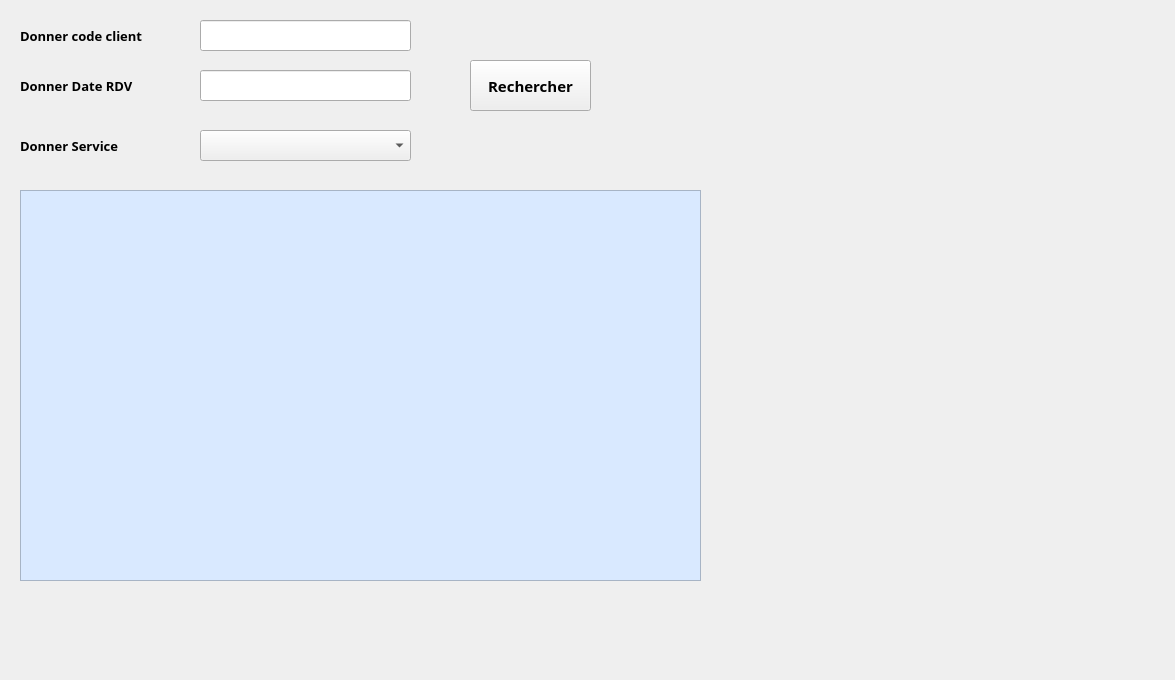
         <widget class="QWidget" name="tab_11">
          <attribute name="title">
           <string>Rechercher Client</string>
          </attribute>
          <widget class="QLabel" name="label_14">
           <property name="geometry">
            <rect>
             <x>20</x>
             <y>20</y>
             <width>171</width>
             <height>31</height>
            </rect>
           </property>
           <property name="font">
            <font>
             <family>Script MT Bold</family>
             <pointsize>10</pointsize>
             <weight>75</weight>
             <bold>true</bold>
            </font>
           </property>
           <property name="text">
            <string>Donner code client </string>
           </property>
          </widget>
          <widget class="QLineEdit" name="coderech">
           <property name="geometry">
            <rect>
             <x>200</x>
             <y>20</y>
             <width>211</width>
             <height>31</height>
            </rect>
           </property>
          </widget>
          <widget class="QPushButton" name="pbrecherchermariem">
           <property name="geometry">
            <rect>
             <x>470</x>
             <y>60</y>
             <width>121</width>
             <height>51</height>
            </rect>
           </property>
           <property name="font">
            <font>
             <family>Script MT Bold</family>
             <pointsize>11</pointsize>
             <weight>75</weight>
             <bold>true</bold>
            </font>
           </property>
           <property name="text">
            <string>Rechercher</string>
           </property>
          </widget>
          <widget class="QTableView" name="tabrech">
           <property name="geometry">
            <rect>
             <x>20</x>
             <y>190</y>
             <width>681</width>
             <height>391</height>
            </rect>
           </property>
           <property name="font">
            <font>
             <family>Script MT Bold</family>
             <weight>75</weight>
             <bold>true</bold>
            </font>
           </property>
           <property name="styleSheet">
            <string notr="true">background-color: rgb(217, 233, 255);</string>
           </property>
          </widget>
          <widget class="QLabel" name="backgroundrech">
           <property name="geometry">
            <rect>
             <x>5</x>
             <y>-5</y>
             <width>1161</width>
             <height>671</height>
            </rect>
           </property>
           <property name="text">
            <string/>
           </property>
           <property name="pixmap">
            <pixmap>backgroundclient.png</pixmap>
           </property>
          </widget>
          <widget class="QLabel" name="label_15">
           <property name="geometry">
            <rect>
             <x>20</x>
             <y>70</y>
             <width>181</width>
             <height>31</height>
            </rect>
           </property>
           <property name="font">
            <font>
             <family>Script MT Bold</family>
             <pointsize>10</pointsize>
             <weight>75</weight>
             <bold>true</bold>
            </font>
           </property>
           <property name="text">
            <string>Donner Date RDV </string>
           </property>
          </widget>
          <widget class="QLineEdit" name="daterech">
           <property name="geometry">
            <rect>
             <x>200</x>
             <y>70</y>
             <width>211</width>
             <height>31</height>
            </rect>
           </property>
          </widget>
          <widget class="QLabel" name="label_16">
           <property name="geometry">
            <rect>
             <x>20</x>
             <y>130</y>
             <width>171</width>
             <height>31</height>
            </rect>
           </property>
           <property name="font">
            <font>
             <family>Script MT Bold</family>
             <pointsize>10</pointsize>
             <weight>75</weight>
             <bold>true</bold>
            </font>
           </property>
           <property name="text">
            <string>Donner Service</string>
           </property>
          </widget>
          <widget class="QComboBox" name="comboBox_srech">
           <property name="geometry">
            <rect>
             <x>200</x>
             <y>130</y>
             <width>211</width>
             <height>31</height>
            </rect>
           </property>
          </widget>
          <zorder>label_16</zorder>
          <zorder>backgroundrech</zorder>
          <zorder>tabrech</zorder>
          <zorder>coderech</zorder>
          <zorder>pbrecherchermariem</zorder>
          <zorder>label_14</zorder>
          <zorder>daterech</zorder>
          <zorder>label_15</zorder>
          <zorder>comboBox_srech</zorder>
         </widget>
